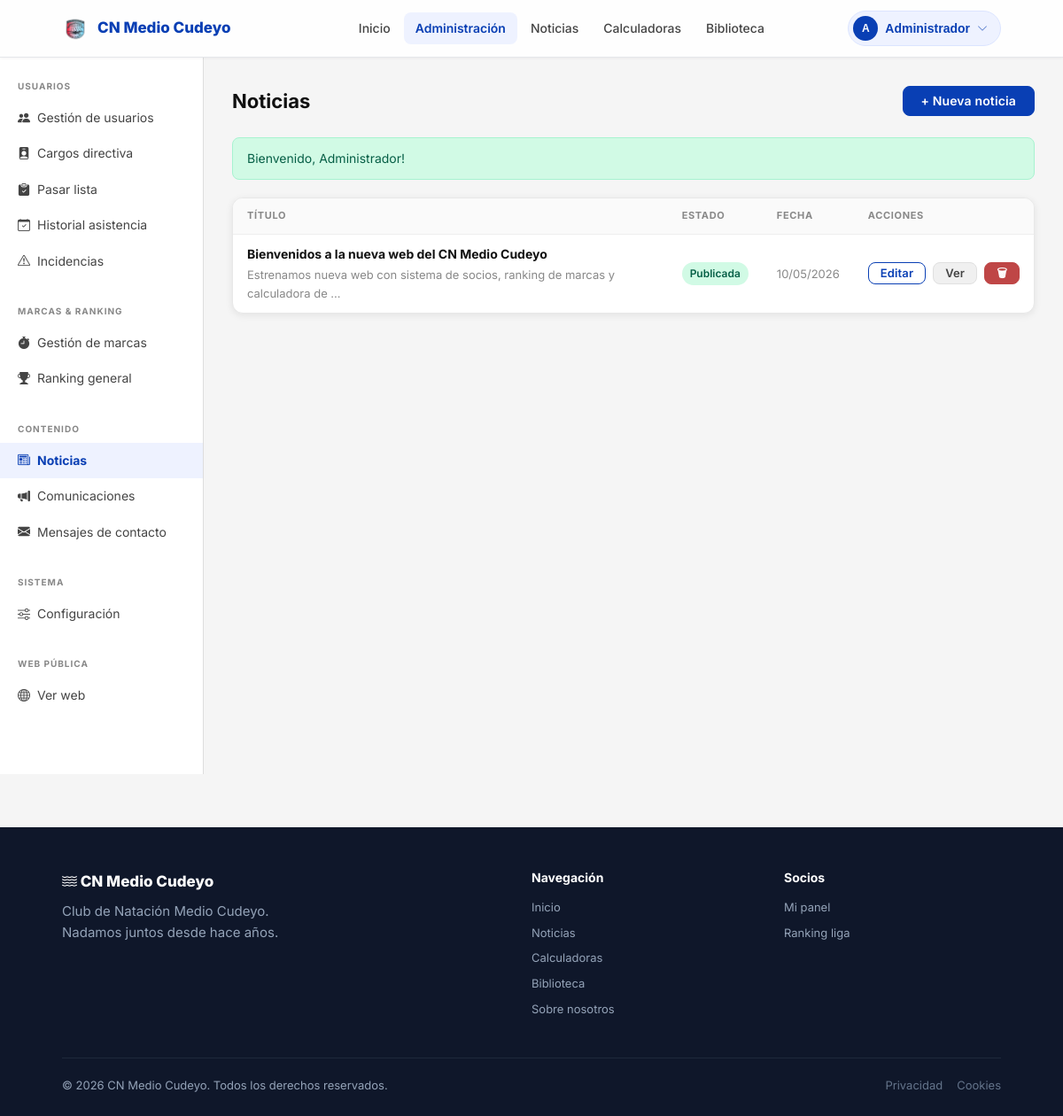
Page /admin/noticias.php (signed in) on the committed database.
### tables this page shows
CREATE TABLE IF NOT EXISTS noticias (
    id         INT AUTO_INCREMENT PRIMARY KEY,
    titulo     VARCHAR(255) NOT NULL,
    resumen    VARCHAR(500) DEFAULT NULL,
    contenido  TEXT         DEFAULT NULL,
    imagen_url VARCHAR(500) DEFAULT NULL,
    publicado  TINYINT(1)   NOT NULL DEFAULT 0,
    created_at TIMESTAMP DEFAULT CURRENT_TIMESTAMP,
    updated_at TIMESTAMP DEFAULT CURRENT_TIMESTAMP ON UPDATE CURRENT_TIMESTAMP
);

### public/admin/noticias.php (the view, shortened to what this page needs)
<?php
require_once dirname(__DIR__, 2) . '/config/db.php';
require_once dirname(__DIR__, 2) . '/includes/auth.php';
require_once dirname(__DIR__, 2) . '/includes/layout.php';
$mode    = $_GET['mode'] ?? 'list';
$noticias = $pdo->query('SELECT * FROM noticias ORDER BY created_at DESC')->fetchAll();
render_admin_layout('noticias', function() use ($mode, $edit_id, $noticias, $data, $errors, $editNoticia) {
?>
<div class="d-flex justify-between align-center mb-6">
  <h1 style="margin:0;">Noticias</h1>
  <?php if ($mode !== 'new' && $mode !== 'edit'): ?>
    <a href="?mode=new" class="btn btn-primary">+ Nueva noticia</a>
  <?php else: ?>
    <a href="/admin/noticias" class="btn btn-gray">← Volver al listado</a>
  <?php endif; ?>
</div>
<div class="table-card">
  <div class="table-wrapper">
    <table>
      <thead>
        <tr>
          <th>Título</th>
          <th>Estado</th>
          <th>Fecha</th>
          <th>Acciones</th>
        </tr>
      </thead>
      <tbody>
        <?php foreach ($noticias as $n): ?>
        <tr>
          <td>
            <strong><?= e($n['titulo']) ?></strong>
            <?php if ($n['resumen']): ?>
              <div class="text-muted text-sm" style="margin-top:2px;"><?= e(mb_strimwidth($n['resumen'], 0, 80, '…')) ?></div>
            <?php endif; ?>
          </td>
          <td>
            <?php if ($n['publicado']): ?>
              <span class="badge badge-success">Publicada</span>
            <?php else: ?>
              <span class="badge badge-gray">Borrador</span>
            <?php endif; ?>
          </td>
          <td class="text-sm text-muted"><?= date('d/m/Y', strtotime($n['created_at'])) ?></td>
          <td>
            <div class="d-flex gap-2">
              <a href="?mode=edit&id=<?= $n['id'] ?>" class="btn btn-secondary btn-sm">Editar</a>
              <a href="/noticias/detall?id=<?= $n['id'] ?>" target="_blank" class="btn btn-gray btn-sm">Ver</a>
              <form method="POST" style="display:inline;"
                    data-confirm="¿Eliminar esta noticia? Esta acción no se puede deshacer.">
                <button class="btn btn-danger btn-sm">🗑</button>
              </form>
            </div>
          </td>
        </tr>
        <?php endforeach; ?>
      </tbody>
    </table>
  </div>
</div>
<?php
});

### public/assets/css/main.css (style rules this page uses)
:root { --blue: #093FB4; --blue-dark: #072f88; --red: #BF4646; --green: #16a34a; --orange: #ea580c; --text: #111; --gray: #888; --gray-light: #ddd; --bg: #f5f5f5; --white: #fff; --shadow: 0 2px 8px rgba(0,0,0,0.08); --shadow-lg: 0 4px 20px rgba(0,0,0,0.12); --radius: 8px; --radius-lg: 12px; }
*, *::before, *::after { box-sizing: border-box; margin: 0; padding: 0; }
body { font-family: 'Inter', Arial, sans-serif; font-size: 15px; color: var(--text); background: var(--bg); line-height: 1.6; -webkit-font-smoothing: antialiased; min-height: 100vh; display: flex; flex-direction: column; }
a { color: var(--blue); text-decoration: none; }
h1, h2, h3, h4 { line-height: 1.3; }
.btn { display: inline-flex; align-items: center; justify-content: center; gap: 7px; padding: 9px 20px; border-radius: var(--radius); font-size: 14px; font-weight: 600; border: 1.5px solid transparent; cursor: pointer; transition: background 0.18s, color 0.18s, border-color 0.18s, box-shadow 0.18s, transform 0.12s; line-height: 1; text-decoration: none; letter-spacing: 0.01em; }
.btn-primary { background: var(--blue); color: white; border-color: var(--blue); }
.btn-secondary { background: transparent; color: var(--blue); border-color: var(--blue); }
.btn-danger { background: var(--red); color: white; border-color: var(--red); }
.btn-gray { background: #f0f0f0; color: #444; border-color: #e0e0e0; }
.btn-sm { padding: 5px 13px; font-size: 13px; }
.table-wrapper { overflow-x: auto; -webkit-overflow-scrolling: touch; }
.table-wrapper table { min-width: 600px; }
.table-card { background: white; border-radius: var(--radius-lg); border: 1px solid #e8e8e8; box-shadow: var(--shadow); overflow-x: auto; }
table { width: 100%; border-collapse: collapse; }
table th { padding: 11px 16px; text-align: left; font-size: 11px; font-weight: 700; text-transform: uppercase; letter-spacing: 0.06em; color: var(--gray); background: #fafafa; border-bottom: 1px solid #eee; }
table td { padding: 11px 16px; font-size: 14px; border-bottom: 1px solid #f5f5f5; vertical-align: middle; }
table tr:last-child td { border-bottom: none; }
.badge { display: inline-flex; align-items: center; padding: 3px 9px; border-radius: 20px; font-size: 12px; font-weight: 600; white-space: nowrap; }
.badge-success { background: #d1fae5; color: #065f46; }
.admin-main h1 { font-size: 22px; font-weight: 700; margin-bottom: 24px; }
.d-flex { display: flex; }
.align-center { align-items: center; }
.justify-between { justify-content: space-between; }
.gap-2 { gap: 8px; }
.mb-6 { margin-bottom: 24px; }
.text-muted { color: var(--gray); }
.text-sm { font-size: 13px; }

### rows in the picture
noticias: titulo "Bienvenidos a la nueva web del CN Medio Cudeyo", resumen "Estrenamos nueva web con sistema de socios, ranking de marcas y calculadora de …", publicado "Publicada", created_at "10/05/2026"

### other values in the picture
mb_substr($user['nombre'], 0, 1) "A"
$user['nombre'] "Administrador"
$msg "Bienvenido, Administrador!"
